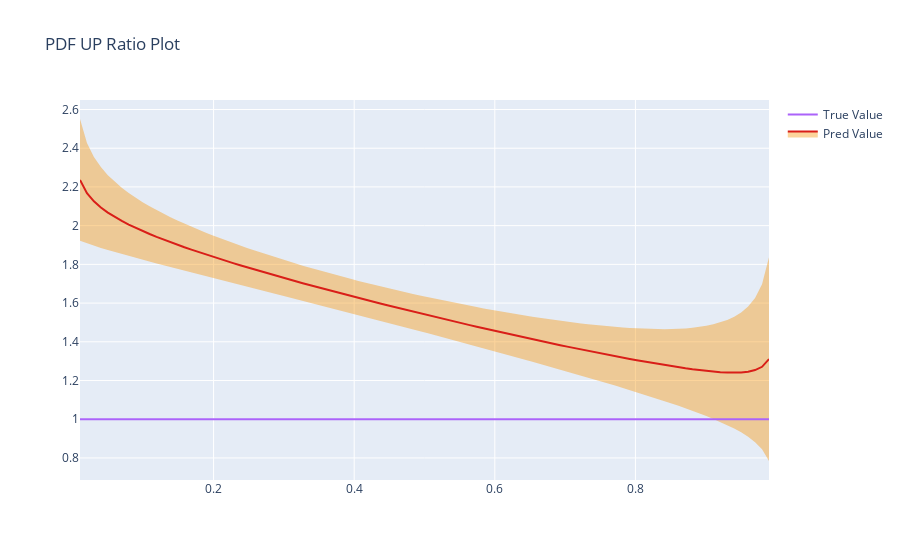

Notebook code cell kept with this figure:
### Code cell
#--- Pred ERROR trace upperBound
predErrTraceUpper = go.Scatter(
                        x = x,
                        y = upperBound,
                        line_color='rgba(255,255,255,0)',
                        name='Pred Value Upper',
                        mode='lines',
                        marker=dict(color="#444"),
                        line=dict(width=0),
                        fillcolor='rgba(248, 148, 6, 0.4)',
                        fill='tonexty',
                        showlegend=False)

#--- Pred trace
predTrace = go.Scatter(x = x,
                         y = pdf_dict['u'].mean(axis = 0)/u,
                         #line_color='rgb(248, 148, 6)',
                         name='Pred Value',
                         mode='lines',
                         line=dict(color='rgba(217, 30, 24, 1)'),
                         #marker=dict(color="rgba(248, 148, 6,0.4)"),
                         fillcolor='rgba(248, 148, 6, 0.4)',
                         fill='tonexty',
                         showlegend=True)

#--- Pred ERROR trace lowerBound
predErrTraceLower = go.Scatter(
                        x = x,
                        y = lowerbound,
                        #fillcolor='rgba(248, 148, 6,0.4)',
                        #line_color='rgba(255,255,255,0)',
                        mode='lines',                    
                        marker=dict(color="#444"),
                        line=dict(width=0),
                        name='Pred Value Lower',
                        showlegend=False)

#--- 
predData = [predErrTraceLower, predTrace, predErrTraceUpper]
predLayout = go.Layout(
                #yaxis=dict(title='Wind speed (m/s)'),
                title='PDF UP Ratio Plot ',
                #showlegend = False
                )
ratioPlot = go.Figure(data=predData, layout=predLayout)

#--- true trace
True_Trace = go.Scattergl(
                        x = x,
                        y = u_n,
                        name='True Value',
                        showlegend=True)
#--- add true trace - rgba(248, 148, 6, 1)
ratioPlot.add_trace(True_Trace)
